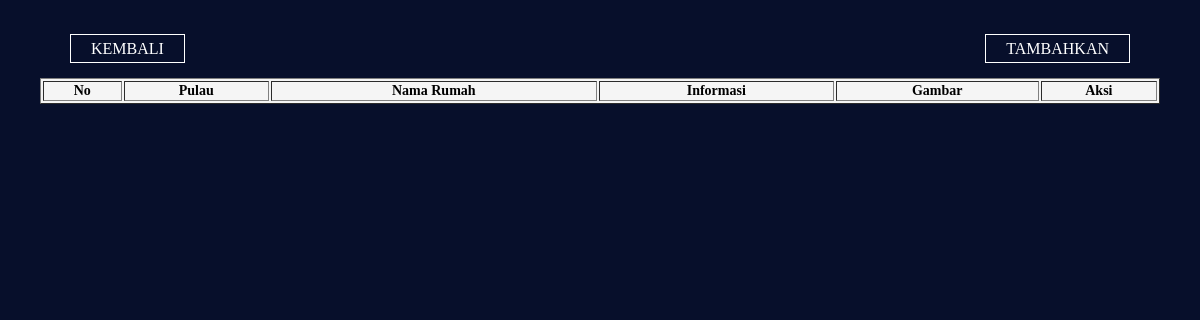
The page /tabel_rumah.php on the database as committed earlier.
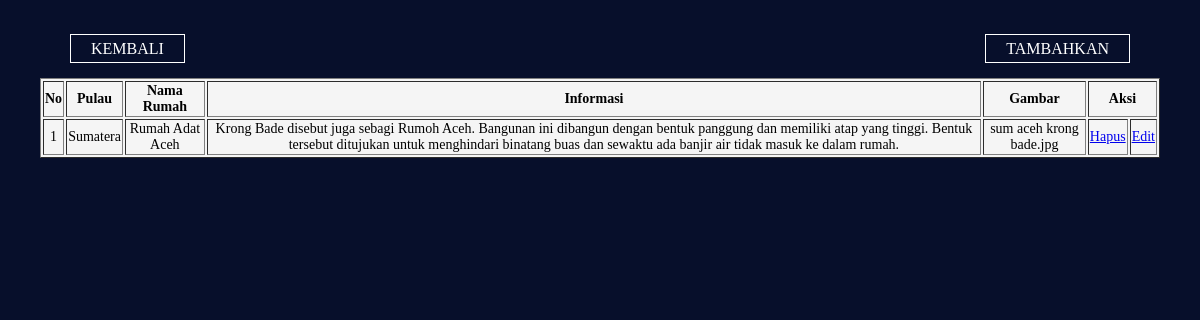
The same page on the database as committed later.
### tables this page shows
CREATE TABLE `rumah` (
  `id_rumah` int(11) NOT NULL,
  `nama` varchar(500) NOT NULL,
  `informasi` varchar(500) NOT NULL,
  `gambar` varchar(500) NOT NULL,
  `id_pulau` int(11) NOT NULL
);

CREATE TABLE `pulau` (
  `id_pulau` int(11) NOT NULL,
  `pulau` varchar(225) DEFAULT NULL,
  `informasi` varchar(500) DEFAULT NULL
);

### tabel_rumah.php (the view, shortened to what this page needs)
<!DOCTYPE html>
<html lang="en">
<head>
</head>
<body>
    <table border="1">
        <tr>
            <th>No</th>
            <th>Pulau</th>
            <th>Nama Rumah</th>
            <th>Informasi</th>
            <th>Gambar</th>
            <th colspan="2">Aksi</th>
        </tr>
    <div class="button">
        <a href="admin.php" class="btn1">KEMBALI</a>
    </div>
    <div class="button2">
        <a href="rumah.php" class="btn2">TAMBAHKAN</a>
    </div>
<?php
$nomor=1;
$mysqli = new mysqli('localhost', 'root', '', 'rumah_adat');
$query_mysql=mysqli_query($mysqli, "SELECT pulau.pulau, rumah.nama, rumah.informasi, rumah.gambar, rumah.harga
FROM rumah
JOIN pulau ON pulau.id_pulau = rumah.id_pulau;") or die (mysqli_error());
while($data= mysqli_fetch_array($query_mysql)){
?>
<tr>
    <td><?php echo $nomor++;?></td>
    <td><?php echo $data["pulau"];?></td>
    <td><?php echo $data["nama"];?></td>
    <td><?php echo $data["informasi"];?></td>
    <td><?php echo $data["gambar"];?></td>
    <td><span><a href='delete_rumah.php?id_rumah=<?php echo $data["id_rumah"];?>'>Hapus</a></span></td>
    <td><span><a href='edit_rumah.php?id_rumah=<?php echo $data["id_rumah"];?>'>Edit</a></span></td>
    <?php }?>
</tr>
</table>
</body>
</html>

Rows that differ between the two databases and show on the page:
added rumah: id_pulau.pulau "Sumatera", nama "Rumah Adat Aceh", informasi "Krong Bade disebut juga sebagi Rumoh Aceh. Bangunan ini dibangun dengan bentuk panggung dan memiliki atap yang tinggi. Bentuk tersebut ditujukan untuk menghindari binatang buas dan sewaktu ada banjir air tidak masuk ke dalam rumah.", gambar "sum aceh krong bade.jpg"
